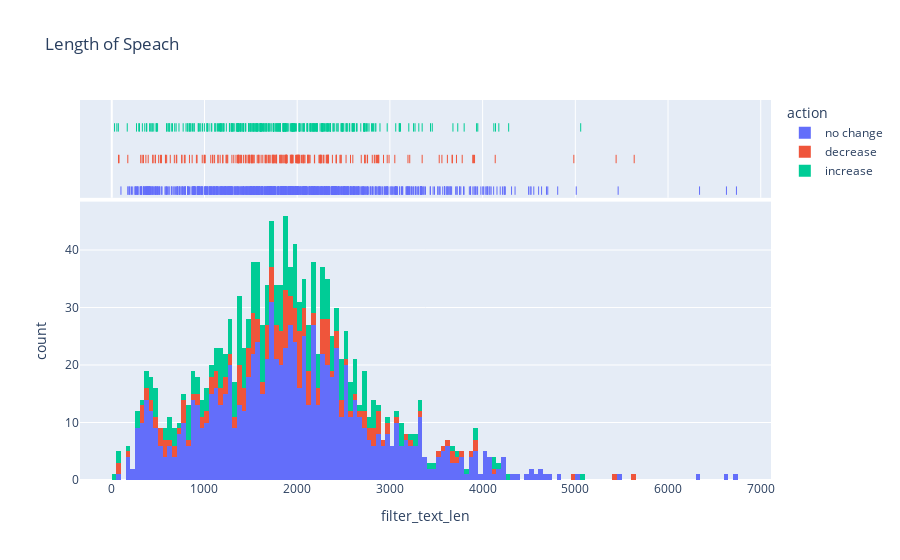

Notebook cell for this chart:
### Code cell
fig = px.histogram(df_merge, x="filter_text_len", color='action' ,marginal="rug",nbins=150, hover_data=['speaker','title']
                  ,title="Length of Speach")
fig.show()

### Figure 1 — Plotly figure (JSON) as saved in the notebook; plotly's stock layout.template omitted (floating-point values rounded to 4 significant figures; data arrays with more than 128 entries replaced by an {"elided": "..."} marker saying what was removed)
{"data": [{"alignmentgroup": "True", "bingroup": "x", "hovertemplate": "action=no change<br>filter_text_len=%{x}<br>count=%{y}<extra></extra>", "legendgroup": "no change", "marker": {"color": "#636efa", "pattern": {"shape": ""}}, "name": "no change", "nbinsx": 150, "offsetgroup": "no change", "orientation": "v", "showlegend": true, "type": "histogram", "x": {"elided": "926 int values"}, "xaxis": "x", "yaxis": "y"}, {"alignmentgroup": "True", "boxpoints": "all", "customdata": {"elided": "926x2 str values"}, "fillcolor": "rgba(255,255,255,0)", "hoveron": "points", "hovertemplate": "action=no change<br>filter_text_len=%{x}<br>speaker=%{customdata[0]}<br>title=%{customdata[1]}<extra></extra>", "jitter": 0, "legendgroup": "no change", "line": {"color": "rgba(255,255,255,0)"}, "marker": {"color": "#636efa", "symbol": "line-ns-open"}, "name": "no change", "offsetgroup": "no change", "showlegend": false, "type": "box", "x": {"elided": "926 int values"}, "xaxis": "x2", "yaxis": "y2"}, {"alignmentgroup": "True", "bingroup": "x", "hovertemplate": "action=decrease<br>filter_text_len=%{x}<br>count=%{y}<extra></extra>", "legendgroup": "decrease", "marker": {"color": "#EF553B", "pattern": {"shape": ""}}, "name": "decrease", "nbinsx": 150, "offsetgroup": "decrease", "orientation": "v", "showlegend": true, "type": "histogram", "x": {"elided": "208 int values"}, "xaxis": "x", "yaxis": "y"}, {"alignmentgroup": "True", "boxpoints": "all", "customdata": {"elided": "208x2 str values"}, "fillcolor": "rgba(255,255,255,0)", "hoveron": "points", "hovertemplate": "action=decrease<br>filter_text_len=%{x}<br>speaker=%{customdata[0]}<br>title=%{customdata[1]}<extra></extra>", "jitter": 0, "legendgroup": "decrease", "line": {"color": "rgba(255,255,255,0)"}, "marker": {"color": "#EF553B", "symbol": "line-ns-open"}, "name": "decrease", "offsetgroup": "decrease", "showlegend": false, "type": "box", "x": {"elided": "208 int values"}, "xaxis": "x2", "yaxis": "y2"}, {"alignmentgroup": "True", "bingroup": "x", "hovertemplate": "action=increase<br>filter_text_len=%{x}<br>count=%{y}<extra></extra>", "legendgroup": "increase", "marker": {"color": "#00cc96", "pattern": {"shape": ""}}, "name": "increase", "nbinsx": 150, "offsetgroup": "increase", "orientation": "v", "showlegend": true, "type": "histogram", "x": {"elided": "313 int values"}, "xaxis": "x", "yaxis": "y"}, {"alignmentgroup": "True", "boxpoints": "all", "customdata": {"elided": "313x2 str values"}, "fillcolor": "rgba(255,255,255,0)", "hoveron": "points", "hovertemplate": "action=increase<br>filter_text_len=%{x}<br>speaker=%{customdata[0]}<br>title=%{customdata[1]}<extra></extra>", "jitter": 0, "legendgroup": "increase", "line": {"color": "rgba(255,255,255,0)"}, "marker": {"color": "#00cc96", "symbol": "line-ns-open"}, "name": "increase", "offsetgroup": "increase", "showlegend": false, "type": "box", "x": {"elided": "313 int values"}, "xaxis": "x2", "yaxis": "y2"}], "layout": {"autosize": true, "barmode": "relative", "legend": {"title": {"text": "action"}, "tracegroupgap": 0}, "title": {"text": "Length of Speach"}, "xaxis": {"anchor": "y", "autorange": true, "domain": [0, 1], "range": [-342.7, 7111.0], "title": {"text": "filter_text_len"}, "type": "linear"}, "xaxis2": {"anchor": "y2", "autorange": true, "domain": [0, 1], "matches": "x", "range": [-342.7, 7111.0], "showgrid": true, "showticklabels": false, "type": "linear"}, "yaxis": {"anchor": "x", "autorange": true, "domain": [0, 0.7326], "range": [0, 48.42], "title": {"text": "count"}}, "yaxis2": {"anchor": "x2", "autorange": true, "domain": [0.7426, 1], "matches": "y2", "range": [-0.7077, 2.5], "showgrid": false, "showline": false, "showticklabels": false, "ticks": "", "type": "category"}}}
